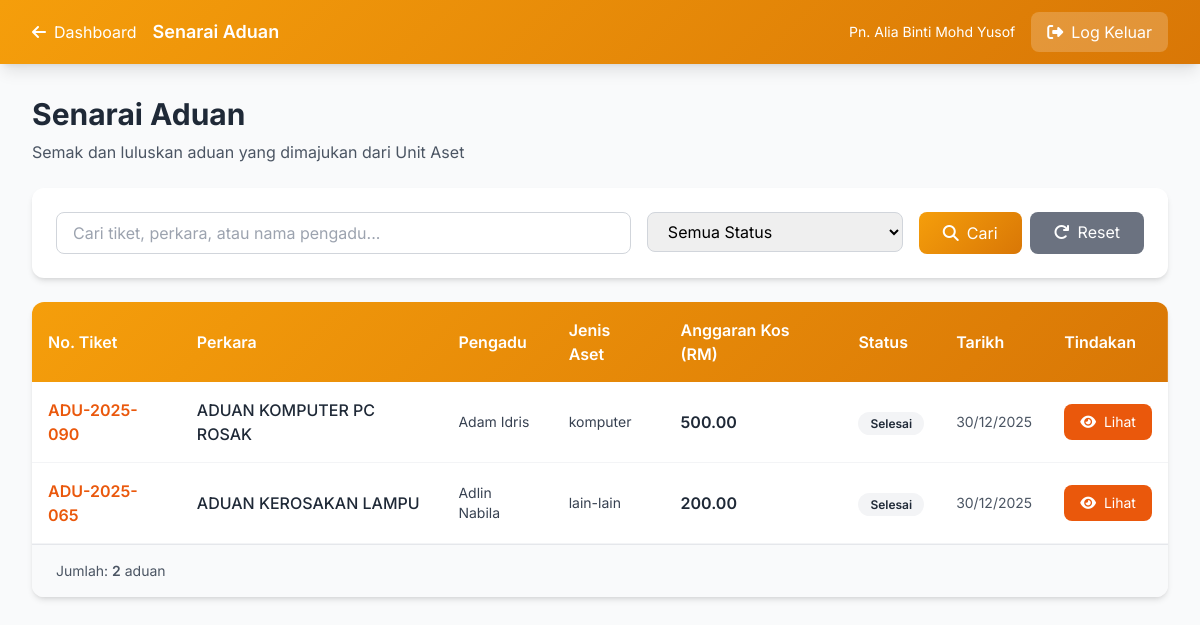
The page /admin/bahagian-pentadbiran-kewangan/complaints.php (signed in) on the database as committed earlier.
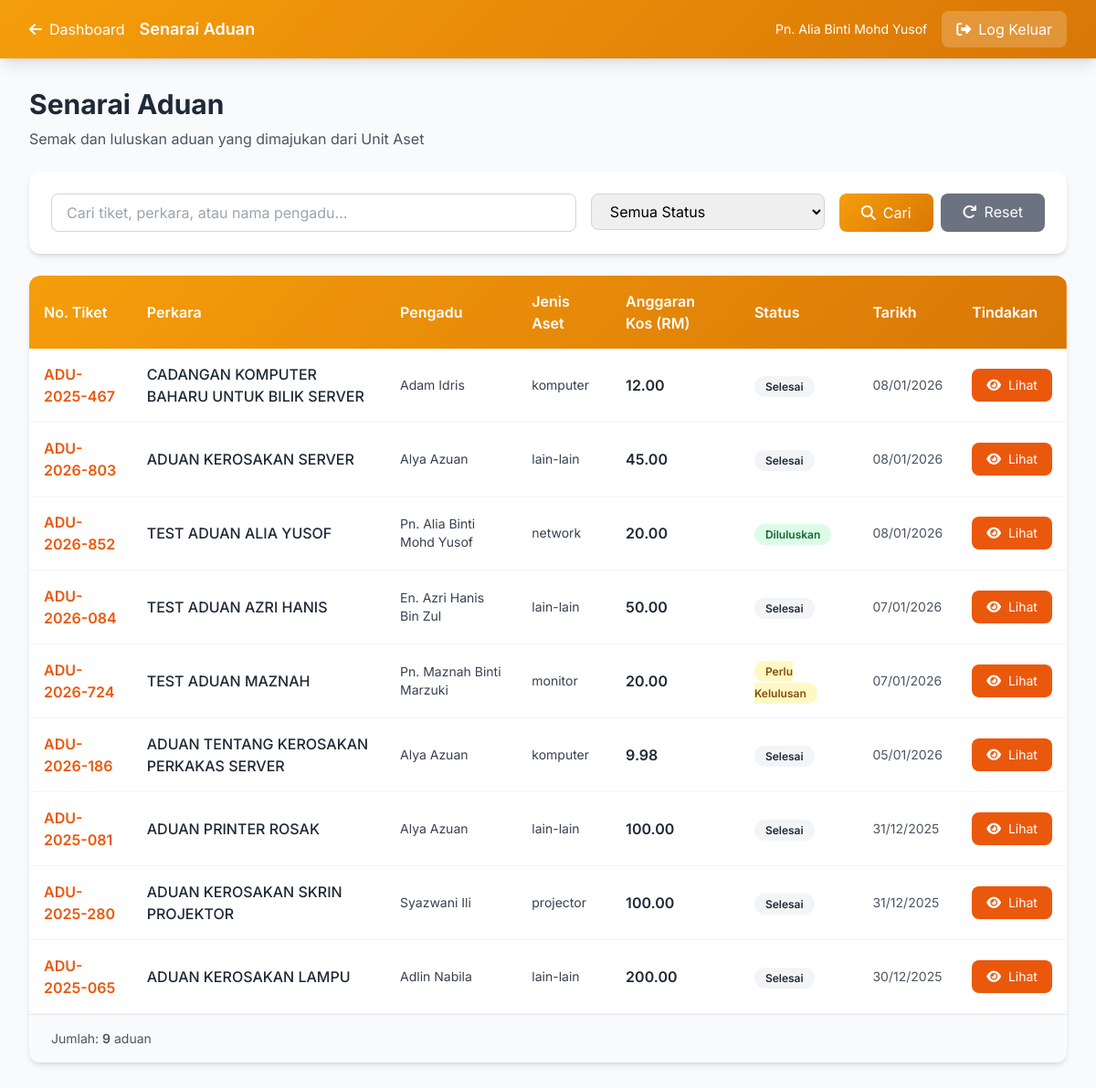
The same page on the database as committed later.
### tables this page shows
CREATE TABLE `complaints` (
  `id` int NOT NULL,
  `ticket_number` varchar(50) NOT NULL,
  `jenis` enum('aduan','cadangan') NOT NULL,
  `perkara` varchar(500) NOT NULL,
  `keterangan` text NOT NULL,
  `user_id` int DEFAULT NULL,
  `nama_pengadu` varchar(255) NOT NULL,
  `alamat` text,
  `no_telefon` varchar(50) DEFAULT NULL,
  `poskod` varchar(10) DEFAULT NULL,
  `jawatan` varchar(255) DEFAULT NULL,
  `bahagian` varchar(255) DEFAULT NULL,
  `tingkat` varchar(50) DEFAULT NULL,
  `email` varchar(255) NOT NULL,
  `no_sambungan` varchar(50) DEFAULT NULL,
  `jenis_aset` varchar(100) DEFAULT NULL,
  `no_pendaftaran_aset` varchar(100) DEFAULT NULL,
  `pengguna_akhir` varchar(255) DEFAULT NULL,
  `tarikh_kerosakan` date DEFAULT NULL,
  `perihal_kerosakan` varchar(255) DEFAULT NULL,
  `perihal_kerosakan_value` varchar(100) DEFAULT NULL,
  `officer_id` int DEFAULT NULL,
  `pegawai_penerima` varchar(255) DEFAULT NULL,
  `status` enum('pending','dalam_pemeriksaan','sedang_dibaiki','selesai','dibatalkan') DEFAULT 'pending',
  `workflow_status` enum('baru','disahkan_unit_aduan','dimajukan_unit_aset','dalam_semakan_unit_aset','dimajukan_pegawai_pelulus','diluluskan','ditolak','dimajukan_unit_it','selesai') DEFAULT 'baru',
  `unit_aduan_verified_by` int DEFAULT NULL,
  `priority` enum('rendah','sederhana','tinggi','kritikal') DEFAULT 'sederhana',
  `progress` int DEFAULT '0',
  `rating` enum('cemerlang','baik','memuaskan','tidak_memuaskan') DEFAULT NULL,
  `feedback_comment` text,
  `created_at` timestamp NOT NULL DEFAULT CURRENT_TIMESTAMP,
  `updated_at` timestamp NOT NULL DEFAULT CURRENT_TIMESTAMP ON UPDATE CURRENT_TIMESTAMP,
  `completed_at` timestamp NULL DEFAULT NULL,
  `unit_aduan_verified_at` datetime DEFAULT NULL,
  `dimajukan_ke` int DEFAULT NULL COMMENT 'Unit Aset Officer ID',
  `tindakan_susulan` text,
  `tindakan_kesimpulan` text,
  `unit_aset_officer_id` int DEFAULT NULL,
  `unit_aset_reviewed_at` datetime DEFAULT NULL,
  `pegawai_pelulus_id` int DEFAULT NULL,
  `pegawai_pelulus_reviewed_at` datetime DEFAULT NULL,
  `pegawai_pelulus_status` enum('diluluskan','ditolak','pending') DEFAULT 'pending',
  `unit_aset_processed_by` int DEFAULT NULL COMMENT 'User ID who processed in Unit Aset',
  `unit_aset_processed_at` datetime DEFAULT NULL COMMENT 'When Unit Aset processed',
  `approval_officer_id` int DEFAULT NULL COMMENT 'Approval officer for this complaint',
  `unit_it_officer_id` int DEFAULT NULL COMMENT 'Unit IT officer assigned to execute the work',
  `unit_it_assigned_at` datetime DEFAULT NULL COMMENT 'When Unit IT was assigned',
  `unit_it_completed_by` int DEFAULT NULL COMMENT 'User ID who completed in Unit IT',
  `unit_it_completed_at` datetime DEFAULT NULL COMMENT 'When Unit IT completed the work'
);

CREATE TABLE `borang_kerosakan_aset` (
  `id` int NOT NULL,
  `complaint_id` int NOT NULL,
  `jenis_aset` varchar(100) DEFAULT NULL,
  `no_siri_pendaftaran_aset` varchar(100) DEFAULT NULL,
  `pengguna_terakhir` varchar(255) DEFAULT NULL,
  `tarikh_kerosakan` date DEFAULT NULL,
  `perihal_kerosakan` varchar(255) DEFAULT NULL,
  `nama_jawatan_pengadu` varchar(255) DEFAULT NULL,
  `tarikh_pengadu` date DEFAULT NULL,
  `jumlah_kos_penyelenggaraan_terdahulu` decimal(10,2) DEFAULT '0.00',
  `anggaran_kos_penyelenggaraan` decimal(10,2) DEFAULT '0.00',
  `nama_jawatan_pegawai_aset` varchar(255) DEFAULT NULL,
  `tarikh_pegawai_aset` date DEFAULT NULL,
  `syor_ulasan` text,
  `keputusan_status` enum('diluluskan','ditolak','pending') DEFAULT 'pending',
  `keputusan_ulasan` text,
  `keputusan_nama` varchar(255) DEFAULT NULL,
  `keputusan_jawatan` varchar(255) DEFAULT NULL,
  `keputusan_tarikh` date DEFAULT NULL,
  `tandatangan_dijana_komputer` tinyint(1) DEFAULT '1',
  `created_at` timestamp NULL DEFAULT CURRENT_TIMESTAMP,
  `updated_at` timestamp NULL DEFAULT CURRENT_TIMESTAMP ON UPDATE CURRENT_TIMESTAMP
);

### config/config.php (called while the page is built, shortened)
<?php
function isLoggedIn() {
    return isset($_SESSION['user_id']) && !empty($_SESSION['user_id']);
}
function getUser() {
    return [
        'id' => $_SESSION['user_id'] ?? null,
        'nama' => $_SESSION['nama'] ?? null,
        'email' => $_SESSION['email'] ?? null,
        'role' => $_SESSION['role'] ?? 'user',
        'active_role' => $_SESSION['active_role'] ?? $_SESSION['role'] ?? 'user'
    ];
}

### admin/bahagian-pentadbiran-kewangan/complaints.php (the view, shortened to what the changed rows need)
<?php
require_once __DIR__ . '/../../config/config.php';
$db = getDB();
$query = "
    SELECT c.*,
           u_unit_aset.nama_penuh as unit_aset_officer_name,
           bka.anggaran_kos_penyelenggaraan,
           bka.keputusan_status,
           bka.keputusan_tarikh
    FROM complaints c
    LEFT JOIN users u_unit_aset ON c.unit_aset_processed_by = u_unit_aset.id
    LEFT JOIN borang_kerosakan_aset bka ON c.id = bka.complaint_id
    WHERE c.workflow_status IN ('dimajukan_pegawai_pelulus', 'diluluskan', 'ditolak', 'selesai')
";
$params = [];
$query .= " ORDER BY c.updated_at DESC";
$stmt = $db->prepare($query);
$stmt->execute($params);
$complaints = $stmt->fetchAll();
$user = getUser();
?>
<!DOCTYPE html>
<html lang="ms">
<head>
    <script src="https://cdn.tailwindcss.com"></script>
    <link href="https://cdnjs.cloudflare.com/ajax/libs/font-awesome/6.4.0/css/all.min.css" rel="stylesheet">
</head>
<body class="bg-gray-50">
    <nav class="gradient-bg text-white shadow-lg">
        <div class="max-w-7xl mx-auto px-4 sm:px-6 lg:px-8">
            <div class="flex justify-between items-center h-16">
                <div class="flex items-center space-x-4">
                    <span class="text-sm"><?php echo htmlspecialchars($user['nama']); ?></span>
                    <a href="../../api/logout.php" class="px-4 py-2 bg-white bg-opacity-20 rounded-lg hover:bg-opacity-30 transition">
                        <i class="fas fa-sign-out-alt mr-2"></i>Log Keluar
                    </a>
                </div>
            </div>
        </div>
    </nav>
    <div class="max-w-7xl mx-auto px-4 sm:px-6 lg:px-8 py-8">
        <div class="mb-6">
            <h1 class="text-3xl font-bold text-gray-800">Senarai Aduan</h1>
        </div>
        <div class="bg-white rounded-xl shadow-md overflow-hidden">
            <div class="overflow-x-auto">
                <table class="w-full">
                    <thead class="gradient-bg text-white">
                        <tr>
                            <th class="text-left py-4 px-4 font-semibold">No. Tiket</th>
                            <th class="text-left py-4 px-4 font-semibold">Perkara</th>
                            <th class="text-left py-4 px-4 font-semibold">Pengadu</th>
                            <th class="text-left py-4 px-4 font-semibold">Jenis Aset</th>
                            <th class="text-left py-4 px-4 font-semibold">Anggaran Kos (RM)</th>
                            <th class="text-left py-4 px-4 font-semibold">Status</th>
                            <th class="text-left py-4 px-4 font-semibold">Tarikh</th>
                            <th class="text-left py-4 px-4 font-semibold">Tindakan</th>
                        </tr>
                    </thead>
                    <tbody>
                        <?php if (empty($complaints)): ?>
                        <tr>
                            <td colspan="8" class="text-center py-12 text-gray-500">
                                <i class="fas fa-inbox text-5xl mb-3 text-gray-400"></i>
                                <p class="text-lg">Tiada aduan dijumpai</p>
                            </td>
                        </tr>
                        <?php else: ?>
                        <?php foreach ($complaints as $complaint): ?>
                        <tr class="border-b border-gray-100 hover:bg-orange-50 transition">
                            <td class="py-4 px-4">
                                <span class="font-semibold text-orange-600"><?php echo htmlspecialchars($complaint['ticket_number']); ?></span>
                            </td>
                            <td class="py-4 px-4">
                                <p class="font-medium text-gray-800"><?php echo htmlspecialchars(substr($complaint['perkara'], 0, 60)); ?><?php echo strlen($complaint['perkara']) > 60 ? '...' : ''; ?></p>
                            </td>
                            <td class="py-4 px-4 text-sm text-gray-700">
                                <?php echo htmlspecialchars($complaint['nama_pengadu']); ?>
                            </td>
                            <td class="py-4 px-4 text-sm text-gray-700">
                                <?php echo htmlspecialchars($complaint['jenis_aset'] ?? '-'); ?>
                            </td>
                            <td class="py-4 px-4">
                                <?php
                                if (!empty($complaint['anggaran_kos_penyelenggaraan'])) {
                                    echo '<span class="font-semibold text-gray-800">' . number_format($complaint['anggaran_kos_penyelenggaraan'], 2) . '</span>';
                                } else {
                                    echo '<span class="text-gray-400">-</span>';
                                }
                                ?>
                            </td>
                            <td class="py-4 px-4">
                                <?php
                                $workflow_colors = [
                                    'dimajukan_pegawai_pelulus' => 'bg-yellow-100 text-yellow-800',
                                    'diluluskan' => 'bg-green-100 text-green-800',
                                    'ditolak' => 'bg-red-100 text-red-800',
                                    'selesai' => 'bg-gray-100 text-gray-800'
                                ];
                                $workflow_labels = [
                                    'dimajukan_pegawai_pelulus' => 'Perlu Kelulusan',
                                    'diluluskan' => 'Diluluskan',
                                    'ditolak' => 'Ditolak',
                                    'selesai' => 'Selesai'
                                ];
                                $color = $workflow_colors[$complaint['workflow_status']] ?? 'bg-gray-100 text-gray-800';
                                $label = $workflow_labels[$complaint['workflow_status']] ?? $complaint['workflow_status'];
                                ?>
                                <span class="px-3 py-1 rounded-full text-xs font-semibold <?php echo $color; ?>">
                                    <?php echo $label; ?>
                                </span>
                            </td>
                            <td class="py-4 px-4 text-sm text-gray-600">
                                <?php echo date('d/m/Y', strtotime($complaint['updated_at'])); ?>
                            </td>
                            <td class="py-4 px-4">
                                <a href="view_complaint.php?id=<?php echo $complaint['id']; ?>"
                                   class="inline-flex items-center px-4 py-2 bg-orange-600 text-white rounded-lg hover:bg-orange-700 transition text-sm">
                                    <i class="fas fa-eye mr-2"></i>Lihat
                                </a>
                            </td>
                        </tr>
                        <?php endforeach; ?>
                        <?php endif; ?>
                    </tbody>
                </table>
            </div>
            <?php if (!empty($complaints)): ?>
            <div class="px-6 py-4 bg-gray-50 border-t border-gray-200">
                <p class="text-sm text-gray-600">
                    Jumlah: <span class="font-semibold"><?php echo count($complaints); ?></span> aduan
                </p>
            </div>
            <?php endif; ?>
        </div>
    </div>
</body>
</html>

Rows that differ between the two databases and show on the page:
removed complaints: ticket_number "ADU-2025-090", perkara "ADUAN KOMPUTER PC ROSAK", nama_pengadu "Adam Idris", jenis_aset "komputer", borang_kerosakan_aset.anggaran_kos_penyelenggaraan "500.00", workflow_status "Selesai", updated_at "30/12/2025"
added complaints: nama_pengadu "Pn. Alia Binti Mohd Yusof", ticket_number "ADU-2026-852", perkara "TEST ADUAN ALIA YUSOF", jenis_aset "network", borang_kerosakan_aset.anggaran_kos_penyelenggaraan "20.00", workflow_status "Diluluskan", updated_at "08/01/2026"
added complaints: ticket_number "ADU-2025-467", perkara "CADANGAN KOMPUTER BAHARU UNTUK BILIK SERVER", nama_pengadu "Adam Idris", jenis_aset "komputer", borang_kerosakan_aset.anggaran_kos_penyelenggaraan "12.00", workflow_status "Selesai", updated_at "08/01/2026"
added complaints: ticket_number "ADU-2026-803", perkara "ADUAN KEROSAKAN SERVER", nama_pengadu "Alya Azuan", jenis_aset "lain-lain", borang_kerosakan_aset.anggaran_kos_penyelenggaraan "45.00", workflow_status "Selesai", updated_at "08/01/2026"
added complaints: ticket_number "ADU-2026-084", perkara "TEST ADUAN AZRI HANIS", nama_pengadu "En. Azri Hanis Bin Zul", jenis_aset "lain-lain", borang_kerosakan_aset.anggaran_kos_penyelenggaraan "50.00", workflow_status "Selesai", updated_at "07/01/2026"
added complaints: ticket_number "ADU-2026-724", perkara "TEST ADUAN MAZNAH", nama_pengadu "Pn. Maznah Binti Marzuki", jenis_aset "monitor", borang_kerosakan_aset.anggaran_kos_penyelenggaraan "20.00", workflow_status "Perlu Kelulusan", updated_at "07/01/2026"
added complaints: ticket_number "ADU-2026-186", perkara "ADUAN TENTANG KEROSAKAN PERKAKAS SERVER", nama_pengadu "Alya Azuan", jenis_aset "komputer", borang_kerosakan_aset.anggaran_kos_penyelenggaraan "9.98", workflow_status "Selesai", updated_at "05/01/2026"
added complaints: ticket_number "ADU-2025-081", perkara "ADUAN PRINTER ROSAK", nama_pengadu "Alya Azuan", jenis_aset "lain-lain", borang_kerosakan_aset.anggaran_kos_penyelenggaraan "100.00", workflow_status "Selesai", updated_at "31/12/2025"
added complaints: ticket_number "ADU-2025-280", perkara "ADUAN KEROSAKAN SKRIN PROJEKTOR", nama_pengadu "Syazwani Ili", jenis_aset "projector", borang_kerosakan_aset.anggaran_kos_penyelenggaraan "100.00", workflow_status "Selesai", updated_at "31/12/2025"
Other text that changed with them:
count($complaints): "2" → "9"
$user['nama']: "Pn. Alia Binti Mohd Yusof" → (not shown)
